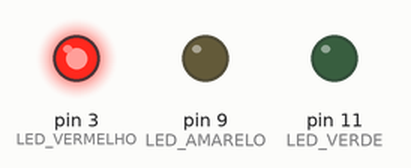
The sketch below on a simulated Arduino Uno, built with avr-gcc and run on an emulated ATmega328P. On the bench: output pins drawn as LEDs (lit = HIGH).

Above: at 3.0 s.
At 10.0 s:
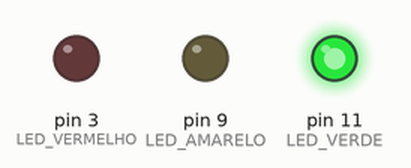
At 13.0 s:
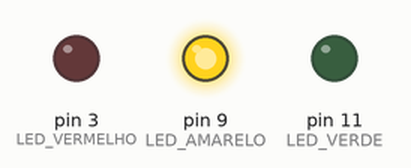
Timing chart, 0 to 18.2 s (numbered marks = the images above):
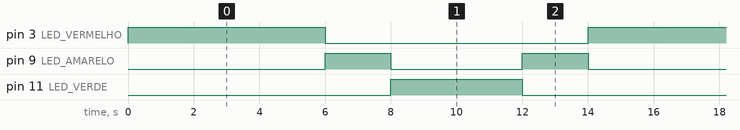

Measured:
- by itself, pin 3 (LED_VERMELHO): alternates HIGH for 6.0 s and LOW for 8.0 s
- by itself, pin 9 (LED_AMARELO): repeats every 14.0 s: LOW 4.0 s, HIGH 2.0 s, LOW 6.0 s, HIGH 2.0 s
- by itself, pin 11 (LED_VERDE): alternates HIGH for 4.0 s and LOW for 10.0 s

The sketch:

codigo.ino
```cpp
// Definição dos pinos dos LEDs
#define LED_VERDE 11
#define LED_AMARELO 9
#define LED_VERMELHO 3

// Função para configurar os pinos dos LEDs
void configurarPinos() {
    pinMode(LED_VERDE, OUTPUT);
    pinMode(LED_AMARELO, OUTPUT);
    pinMode(LED_VERMELHO, OUTPUT);
}

void setup() {
    configurarPinos(); // Configura os pinos dos LEDs
}

// Função para acender o LED vermelho por 6 segundos
void faseVermelho() {
    digitalWrite(LED_VERMELHO, HIGH);
    digitalWrite(LED_AMARELO, LOW);
    digitalWrite(LED_VERDE, LOW);
    delay(6000);
}

// Função para acender o LED amarelo por 2 segundos
void faseAmarelo() {
    digitalWrite(LED_VERMELHO, LOW);
    digitalWrite(LED_AMARELO, HIGH);
    digitalWrite(LED_VERDE, LOW);
    delay(2000);
}

// Função para acender o LED verde por 4 segundos
void faseVerde() {
    digitalWrite(LED_VERMELHO, LOW);
    digitalWrite(LED_AMARELO, LOW);
    digitalWrite(LED_VERDE, HIGH);
    delay(4000);
}

void loop() {
    faseVermelho(); // Fase 1: Vermelho aceso por 6 segundos
    faseAmarelo();  // Fase 2: Amarelo aceso por 2 segundos
    faseVerde();    // Fase 3: Verde aceso por 4 segundos
    faseAmarelo();  // Fase 4: Amarelo aceso por 2 segundos
}
```
